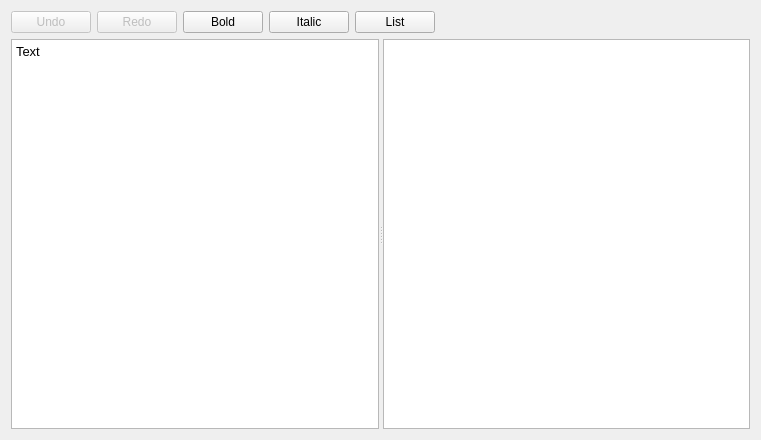
<?xml version="1.0" encoding="UTF-8"?>
<ui version="4.0">
 <class>TabText</class>
 <widget class="QWidget" name="TabText">
  <property name="geometry">
   <rect>
    <x>0</x>
    <y>0</y>
    <width>761</width>
    <height>440</height>
   </rect>
  </property>
  <property name="windowTitle">
   <string>Form</string>
  </property>
  <layout class="QVBoxLayout" name="verticalLayout">
   <item>
    <layout class="QHBoxLayout" name="horizontalLayout">
     <item>
      <widget class="QPushButton" name="pushButtonUndo">
       <property name="enabled">
        <bool>false</bool>
       </property>
       <property name="text">
        <string>Undo</string>
       </property>
      </widget>
     </item>
     <item>
      <widget class="QPushButton" name="pushButtonRedo">
       <property name="enabled">
        <bool>false</bool>
       </property>
       <property name="text">
        <string>Redo</string>
       </property>
      </widget>
     </item>
     <item>
      <widget class="QPushButton" name="pushButtonBold">
       <property name="text">
        <string>Bold</string>
       </property>
       <property name="checkable">
        <bool>true</bool>
       </property>
      </widget>
     </item>
     <item>
      <widget class="QPushButton" name="pushButtonItalic">
       <property name="text">
        <string>Italic</string>
       </property>
       <property name="checkable">
        <bool>true</bool>
       </property>
      </widget>
     </item>
     <item>
      <widget class="QPushButton" name="pushButtonList">
       <property name="text">
        <string>List</string>
       </property>
       <property name="checkable">
        <bool>true</bool>
       </property>
      </widget>
     </item>
     <item>
      <spacer name="horizontalSpacer">
       <property name="orientation">
        <enum>Qt::Horizontal</enum>
       </property>
       <property name="sizeHint" stdset="0">
        <size>
         <width>40</width>
         <height>20</height>
        </size>
       </property>
      </spacer>
     </item>
    </layout>
   </item>
   <item>
    <widget class="QSplitter" name="splitter">
     <property name="sizePolicy">
      <sizepolicy hsizetype="Expanding" vsizetype="Expanding">
       <horstretch>0</horstretch>
       <verstretch>0</verstretch>
      </sizepolicy>
     </property>
     <property name="orientation">
      <enum>Qt::Horizontal</enum>
     </property>
     <widget class="QTextEdit" name="textEdit">
      <property name="html">
       <string>&lt;!DOCTYPE HTML PUBLIC &quot;-//W3C//DTD HTML 4.0//EN&quot; &quot;http://www.w3.org/TR/REC-html40/strict.dtd&quot;&gt;
&lt;html&gt;&lt;head&gt;&lt;meta name=&quot;qrichtext&quot; content=&quot;1&quot; /&gt;&lt;style type=&quot;text/css&quot;&gt;
p, li { white-space: pre-wrap; }
&lt;/style&gt;&lt;/head&gt;&lt;body style=&quot; font-family:'Sans'; font-size:10pt; font-weight:400; font-style:normal;&quot;&gt;
&lt;p style=&quot; margin-top:0px; margin-bottom:0px; margin-left:0px; margin-right:0px; -qt-block-indent:0; text-indent:0px;&quot;&gt;Text&lt;/p&gt;&lt;/body&gt;&lt;/html&gt;</string>
      </property>
     </widget>
     <widget class="QTextBrowser" name="textBrowser"/>
    </widget>
   </item>
  </layout>
 </widget>
 <resources/>
 <connections/>
</ui>
